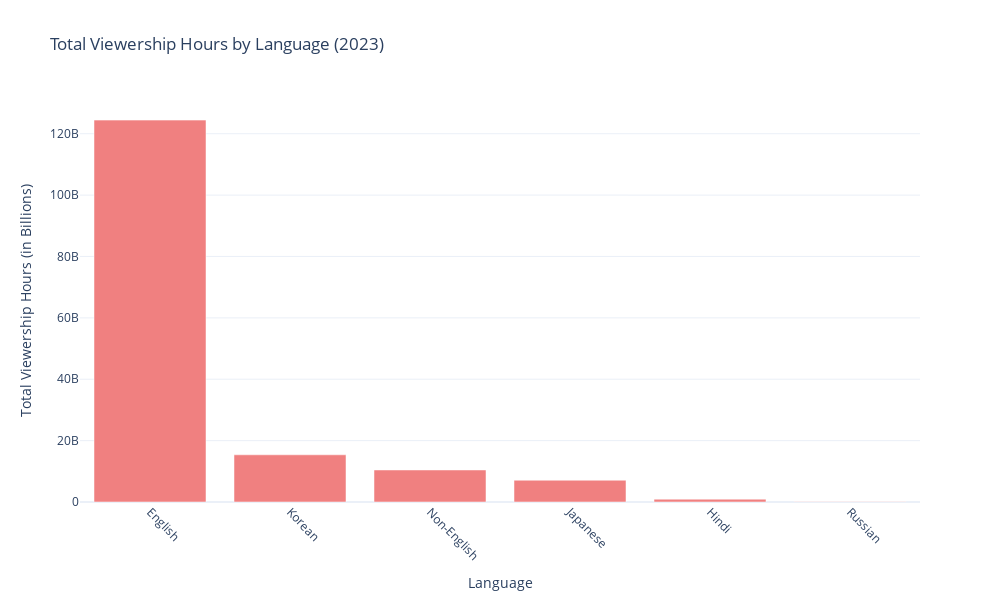

Source (notebook cell):
### Markdown cell above
The visualization indicates that shows dominate the total viewership hours on Netflix in 2023 compared to movies. This suggests that Netflix’s content strategy leans heavily toward shows, as they tend to attract more watch hours overall.

Next, let’s analyze the distribution of viewership across different languages to understand which languages are contributing the most to Netflix’s content consumption:

### Code cell
# Aggregate viewership hours by language
language_viewership = netflix_data.groupby('Language Indicator')['Hours Viewed'].sum().sort_values(ascending=False)

fig = go.Figure(data=[
    go.Bar(
        x=language_viewership.index, 
        y=language_viewership.values,
        marker_color = 'lightcoral'      
    )
])

fig.update_layout(
    title_text="Total Viewership Hours by Language (2023)",
    xaxis_title="Language",
    yaxis_title="Total Viewership Hours (in Billions)",
    xaxis_tickangle=45,
    height=600,
    width=1000
)

fig.show()

### Figure 1 — Plotly figure (JSON) as saved in the notebook; plotly's stock layout.template omitted (floating-point values rounded to 4 significant figures)
{"data": [{"marker": {"color": "lightcoral"}, "type": "bar", "x": ["English", "Korean", "Non-English", "Japanese", "Hindi", "Russian"], "y": [124441700000, 15378400000, 10439100000, 7102000000, 926100000, 114600000]}], "layout": {"height": 600, "title": {"text": "Total Viewership Hours by Language (2023)"}, "width": 1000, "xaxis": {"tickangle": 45, "title": {"text": "Language"}}, "yaxis": {"title": {"text": "Total Viewership Hours (in Billions)"}}}}
